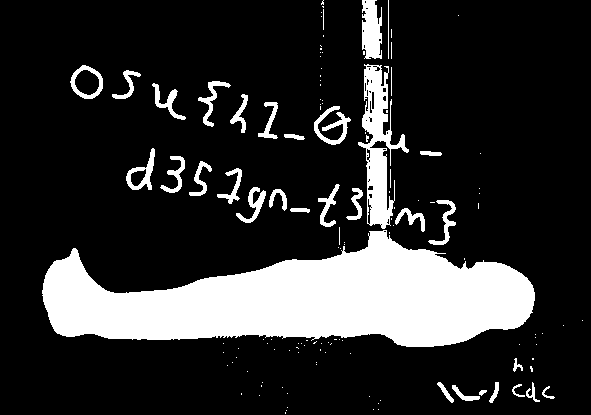
#> input picture osu!gaming CTF/crypto_beyond-wood/binary.png, 591 x 415 px
$ python ascii_binary.py
#> lines starting #> are read from the running program, lines starting #| are printed output that depends on the picture; after the words box and inside, x2 and y2 are one past the last pixel; in counts of white or black regions, pixels touching at a corner belong together
from PIL import Image
img = Image.open("binary.png")
#> img is the input picture: PIL image 591x415 L; 18.4% white; 131 white regions (97 under 20 px), largest, box (x1, y1, x2, y2) and area: (42, 230, 535, 347) 34368, (358, 64, 409, 229) 3337, (362, 0, 382, 59) 971
chars = " @#"
w,h = img.size
#> w = 591; h = 415
new_w = 120
new_h = max(1, int(h * new_w / w / 2))
#> new_h = 42
img = img.resize((new_w, new_h))
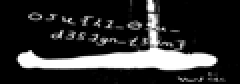
#> img: PIL image 120x42 L (shown 2 times larger); min 0, max 255, mean 47.3
for y in range(new_h):
    line = ''.join(chars[p//128*2] if p else '#' for p in img.crop((0,y,new_w,y+1)).getdata())
    print(line)
#> this loop made 42 passes
